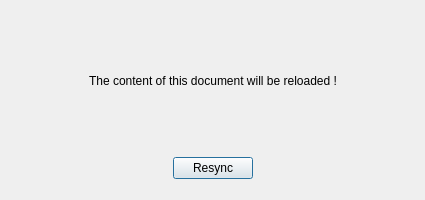
<?xml version="1.0" encoding="UTF-8"?>
<ui version="4.0">
 <class>Resync</class>
 <widget class="QDialog" name="Resync">
  <property name="geometry">
   <rect>
    <x>0</x>
    <y>0</y>
    <width>425</width>
    <height>200</height>
   </rect>
  </property>
  <property name="sizePolicy">
   <sizepolicy hsizetype="Fixed" vsizetype="Fixed">
    <horstretch>0</horstretch>
    <verstretch>0</verstretch>
   </sizepolicy>
  </property>
  <property name="minimumSize">
   <size>
    <width>425</width>
    <height>200</height>
   </size>
  </property>
  <property name="maximumSize">
   <size>
    <width>425</width>
    <height>200</height>
   </size>
  </property>
  <property name="windowTitle">
   <string>Dialog</string>
  </property>
  <property name="styleSheet">
   <string notr="true">QLineEdit{ background-color: white;} </string>
  </property>
  <layout class="QHBoxLayout" name="horizontalLayout_4">
   <item>
    <layout class="QVBoxLayout" name="verticalLayout">
     <item>
      <layout class="QHBoxLayout" name="horizontalLayout">
       <item>
        <spacer name="horizontalSpacer">
         <property name="orientation">
          <enum>Qt::Horizontal</enum>
         </property>
         <property name="sizeHint" stdset="0">
          <size>
           <width>40</width>
           <height>20</height>
          </size>
         </property>
        </spacer>
       </item>
       <item>
        <widget class="QLabel" name="label">
         <property name="text">
          <string>The content of this document will be reloaded !</string>
         </property>
        </widget>
       </item>
       <item>
        <spacer name="horizontalSpacer_2">
         <property name="orientation">
          <enum>Qt::Horizontal</enum>
         </property>
         <property name="sizeHint" stdset="0">
          <size>
           <width>40</width>
           <height>20</height>
          </size>
         </property>
        </spacer>
       </item>
      </layout>
     </item>
     <item>
      <layout class="QHBoxLayout" name="horizontalLayout_3">
       <item>
        <spacer name="horizontalSpacer_3">
         <property name="orientation">
          <enum>Qt::Horizontal</enum>
         </property>
         <property name="sizeHint" stdset="0">
          <size>
           <width>40</width>
           <height>20</height>
          </size>
         </property>
        </spacer>
       </item>
       <item>
        <widget class="QPushButton" name="pushButton_join">
         <property name="text">
          <string>Resync</string>
         </property>
        </widget>
       </item>
       <item>
        <spacer name="horizontalSpacer_4">
         <property name="orientation">
          <enum>Qt::Horizontal</enum>
         </property>
         <property name="sizeHint" stdset="0">
          <size>
           <width>40</width>
           <height>20</height>
          </size>
         </property>
        </spacer>
       </item>
      </layout>
     </item>
     <item>
      <spacer name="verticalSpacer_2">
       <property name="orientation">
        <enum>Qt::Vertical</enum>
       </property>
       <property name="sizeType">
        <enum>QSizePolicy::Fixed</enum>
       </property>
       <property name="sizeHint" stdset="0">
        <size>
         <width>20</width>
         <height>10</height>
        </size>
       </property>
      </spacer>
     </item>
    </layout>
   </item>
  </layout>
 </widget>
 <resources/>
 <connections/>
</ui>
